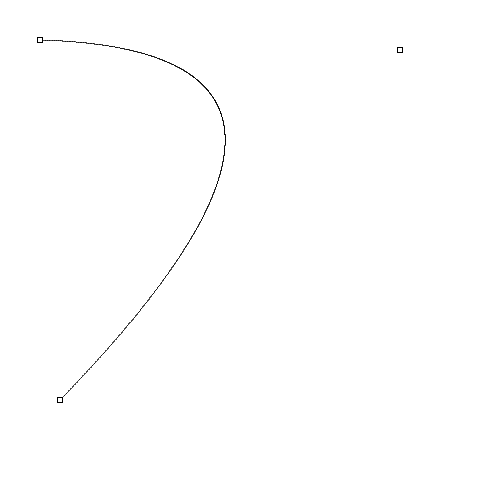
Frame 1 (no input)
Frame 60 (the mouse pressed at the canvas centre just before this capture): identical to frame 1, image omitted
Frame 120 (the mouse held since frame 60 and released just before this capture): identical to frame 1, image omitted

The Processing sketch that drew this single still picture (run headless with seeded random() and noise(); from frame 60 on, the mouse is pressed at the canvas centre):

// Processing sketch: Codigo
// ── Codigo.pde
//Lineas de Bezier
float[] px = {40,400,60};
float[] py = {40,50,400};

void setup(){
  size(500,500);
}

void draw(){
  background(255);
  for(float t=0; t<=1; t+=0.001){
    float x=px[0]*pow((1-t),2) + 2*px[1]*(1-t)*t + px[2]*pow(t,2); 
    float y=py[0]*pow((1-t),2) + 2*py[1]*(1-t)*t + py[2]*pow(t,2);
    point(x,y);
  }
  
  for (int i=0; i<3; i++){
    rect(px[i]-2.5,py[i]-2.5,5,5);
  }
}

void mouseDragged(){
  for(int i =0; i<3;i++){
    if (dist(mouseX,mouseY,px[i],py[i])<10){
      px[i]+=(mouseX-pmouseX);
      py[i]+=(mouseY-pmouseY);
    }
  }
  
}
